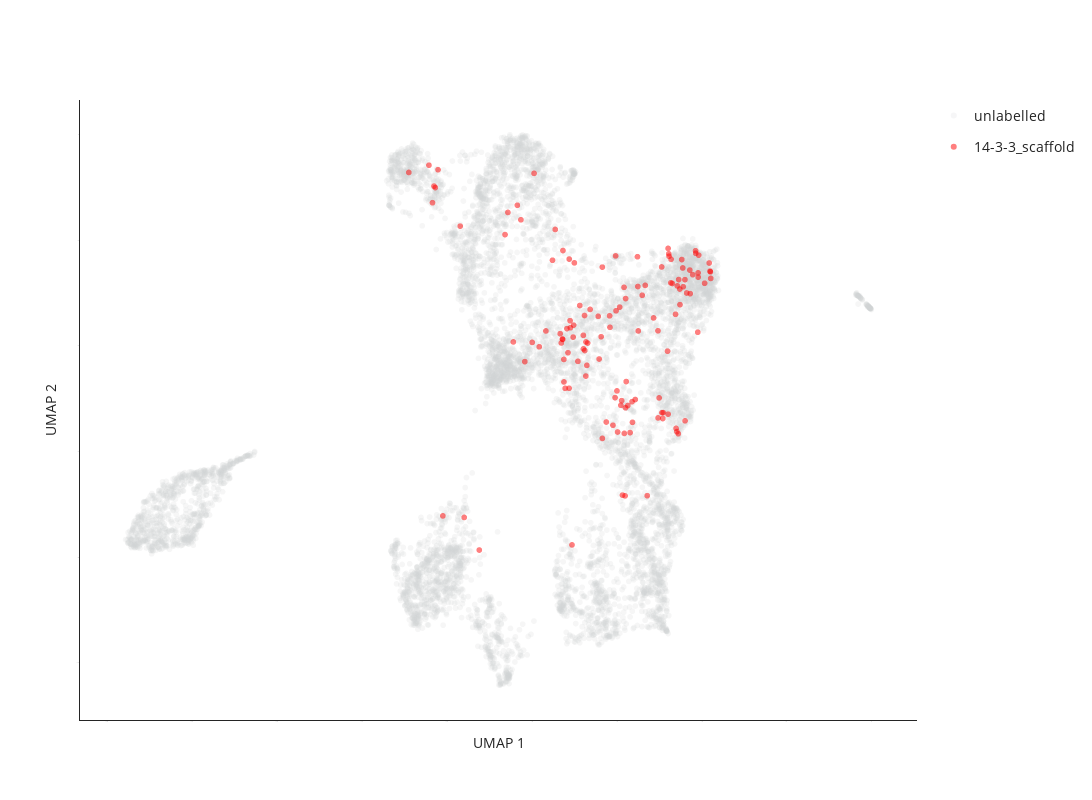

The notebook cell saved with this chart:
### Code cell
# generate 2D UMAP plot
label_to_color = "[all_IPs] 14-3-3_consensus"  # **choose which annotation column to highlight here** , other choices: cluster_annotation, Protein-level_consensus_annotation

fig = pu.interaction_umap(
    umap_table,
    node_name="Gene_name_canonical", 
    cluster=label_to_color, opacity=0.5, unlabelled_color="#D0D3D4", unlabelled_opacity=0.2,
    pointsize=6, x="umap_1", y="umap_2",
    categorical=True, custom_colors = ["#ff0000", "#e1e3e1"]
)
fig.update_layout(width=1200, height=800)

fig.show()

# save the figure as an html file
save_path = os.path.join("output")
save_name = f"{timestamp}_UMAP_2Dview_ported_consensus_annot_1433_v2.html"
pio.write_html(fig, file=os.path.join(save_path, save_name), auto_open=False)

### Figure 1 — Plotly figure (JSON) as saved in the notebook; plotly's stock layout.template omitted (floating-point values rounded to 4 significant figures; data arrays with more than 128 entries replaced by an {"elided": "..."} marker saying what was removed)
{"data": [{"customdata": {"elided": "8410x1 int values"}, "hovertemplate": "<b>%{hovertext}</b><br><br>[all_IPs] 14-3-3_consensus=unlabelled<br>UMAP 1=%{x}<br>UMAP 2=%{y}<extra></extra>", "hovertext": {"elided": "8410 str values"}, "legendgroup": "unlabelled", "marker": {"color": "#D0D3D4", "opacity": 0.2, "size": 6, "symbol": "circle"}, "mode": "markers", "name": "unlabelled", "showlegend": true, "type": "scattergl", "x": {"elided": "8410 float values"}, "xaxis": "x", "y": {"elided": "8410 float values"}, "yaxis": "y"}, {"customdata": {"elided": "130x1 int values"}, "hovertemplate": "<b>%{hovertext}</b><br><br>[all_IPs] 14-3-3_consensus=14-3-3_scaffold<br>UMAP 1=%{x}<br>UMAP 2=%{y}<extra></extra>", "hovertext": {"elided": "130 str values"}, "legendgroup": "14-3-3_scaffold", "marker": {"color": "#ff0000", "opacity": 0.5, "size": 6, "symbol": "circle"}, "mode": "markers", "name": "14-3-3_scaffold", "showlegend": true, "type": "scattergl", "x": {"elided": "130 float values"}, "xaxis": "x", "y": {"elided": "130 float values"}, "yaxis": "y"}], "layout": {"height": 800, "legend": {"font": {"size": 14}}, "width": 1200, "xaxis": {"showticklabels": true, "tickfont": {"size": 1}, "ticks": "", "title": {"text": "UMAP 1"}}, "yaxis": {"showticklabels": true, "tickfont": {"size": 1}, "ticks": "", "title": {"text": "UMAP 2"}}}}
